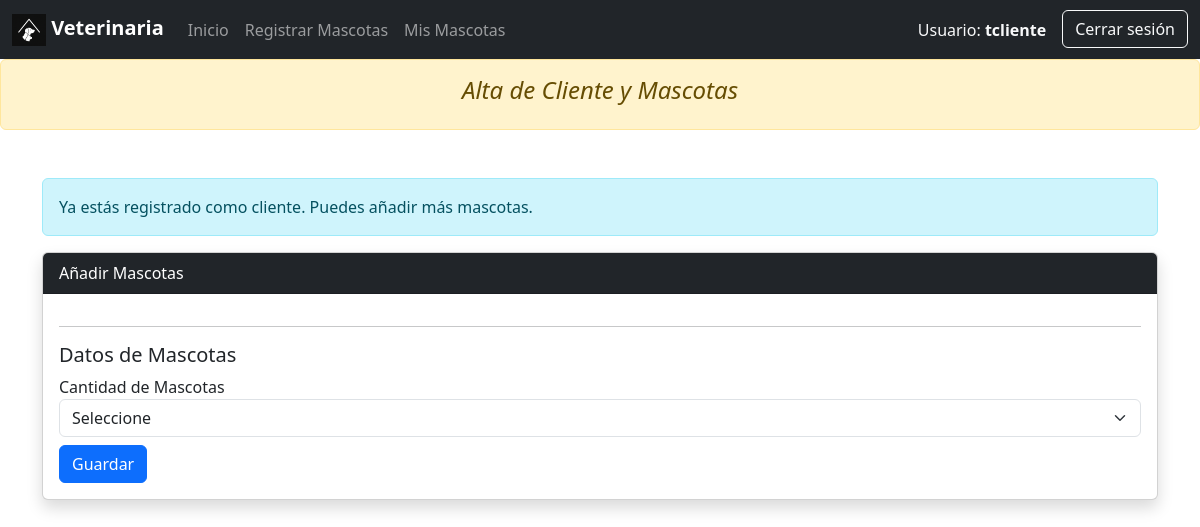
/cliente_mascota.php (signed in), run on an earlier commit of the app's database.
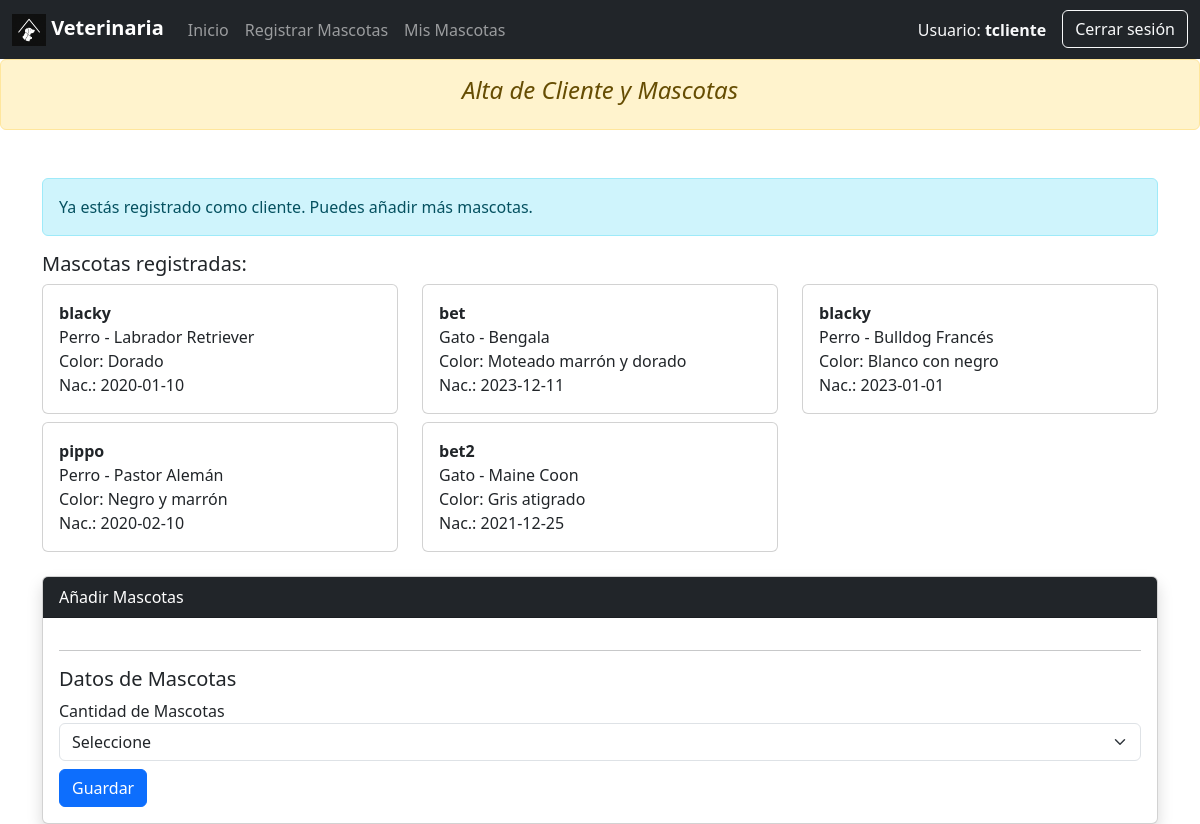
And on a later commit of the database.
### tables this page shows
CREATE TABLE `mascota` (
  `ID_Mascota` int(11) NOT NULL,
  `Nombre` varchar(50) NOT NULL,
  `Fecha_Nacimiento` date DEFAULT NULL,
  `ID_Raza` int(11) NOT NULL,
  `ID_Cliente` int(11) NOT NULL
);

CREATE TABLE `especie` (
  `ID_Especie` int(11) NOT NULL,
  `Nombre_Especie` varchar(50) NOT NULL
);

CREATE TABLE `raza` (
  `ID_Raza` int(11) NOT NULL,
  `Nombre_Raza` varchar(50) NOT NULL,
  `ID_Especie` int(11) NOT NULL,
  `Color` varchar(30) DEFAULT NULL
);

### cliente_mascota.php (the view, shortened to what this page needs)
<?php
include('conexion.php');
$rol = $_SESSION['rol'] ?? null;
$id_cliente = $_SESSION['usuario']['ID_Cliente'] ?? null;
$mascotas = [];
if ($rol === 'Cliente' && $id_cliente) {
  $mascotas_query = $conexion->prepare("SELECT m.Nombre, m.Fecha_Nacimiento, r.Nombre_Raza, r.Color, e.Nombre_Especie FROM Mascota m
    JOIN Raza r ON m.ID_Raza = r.ID_Raza
    JOIN Especie e ON r.ID_Especie = e.ID_Especie
    WHERE m.ID_Cliente = ?");
  $mascotas_query->bind_param("i", $id_cliente);
  $mascotas_query->execute();
  $result = $mascotas_query->get_result();
  $mascotas = $result->fetch_all(MYSQLI_ASSOC);
}
?>
<!DOCTYPE html>
<html lang="es">
<head>
  <link href="https://cdn.jsdelivr.net/npm/bootstrap@5.3.0/dist/css/bootstrap.min.css" rel="stylesheet">
  <?php
    require("inc/menu_cliente.php");
  ?>
</head>
<body>
  <div class="alert alert-warning text-center fst-italic">
    <h4>Alta de Cliente y Mascotas</h4>
  </div>
  <div class="container mt-5">
    <?php if ($rol === 'Cliente'): ?>
      <div class="alert alert-info">
        Ya estás registrado como cliente. Puedes añadir más mascotas.
      </div>
      <?php if (!empty($mascotas)): ?>
        <div class="mb-3">
          <h5>Mascotas registradas:</h5>
          <div class="row">
            <?php foreach ($mascotas as $m): ?>
              <div class="col-md-4">
                <div class="card mb-2">
                  <div class="card-body">
                    <strong><?= htmlspecialchars($m['Nombre']) ?></strong><br>
                    <?= htmlspecialchars($m['Nombre_Especie']) ?> - <?= htmlspecialchars($m['Nombre_Raza']) ?><br>
                    Color: <?= htmlspecialchars($m['Color']) ?><br>
                    Nac.: <?= htmlspecialchars($m['Fecha_Nacimiento']) ?>
                  </div>
                </div>
              </div>
            <?php endforeach; ?>
          </div>
        </div>
      <?php endif; ?>
    <?php endif; ?>
    <div class="card shadow">
      <div class="card-header bg-dark text-white">
        <?= $rol === 'Cliente' ? 'Añadir Mascotas' : 'Datos Cliente y Mascotas' ?>
      </div>
      <div class="card-body">
        <form action="guardar_cliente.php" method="post">
          <hr>
          <h5>Datos de Mascotas</h5>
          <div class="mb-2">
            <label>Cantidad de Mascotas</label>
            <select id="cantidad_mascotas" class="form-select" onchange="generarCamposMascotas()">
              <option value="" selected>Seleccione</option>
            </select>
          </div>
          <button type="submit" class="btn btn-primary">Guardar</button>
        </form>
      </div>
    </div>
  </div>
</body>
</html>

What changed in the data, as far as the page shows it:
added mascota: Nombre "blacky", especie.Nombre_Especie "Perro", ID_Raza.Nombre_Raza "Labrador Retriever", ID_Raza.Color "Dorado", Fecha_Nacimiento "2020-01-10"
added mascota: Nombre "bet", especie.Nombre_Especie "Gato", ID_Raza.Nombre_Raza "Bengala", ID_Raza.Color "Moteado marrón y dorado", Fecha_Nacimiento "2023-12-11"
added mascota: Nombre "blacky", especie.Nombre_Especie "Perro", ID_Raza.Nombre_Raza "Bulldog Francés", ID_Raza.Color "Blanco con negro", Fecha_Nacimiento "2023-01-01"
added mascota: Nombre "pippo", especie.Nombre_Especie "Perro", ID_Raza.Nombre_Raza "Pastor Alemán", ID_Raza.Color "Negro y marrón", Fecha_Nacimiento "2020-02-10"
added mascota: Nombre "bet2", especie.Nombre_Especie "Gato", ID_Raza.Nombre_Raza "Maine Coon", ID_Raza.Color "Gris atigrado", Fecha_Nacimiento "2021-12-25"
Also different on the page:
text now shown: "Mascotas registradas:"
